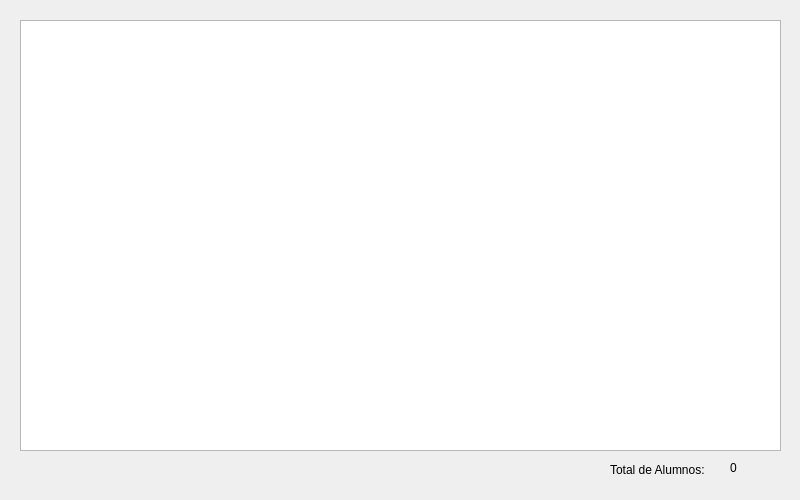
<?xml version="1.0" encoding="UTF-8"?>
<ui version="4.0">
 <class>dlgDemo43</class>
 <widget class="QDialog" name="dlgDemo43">
  <property name="geometry">
   <rect>
    <x>0</x>
    <y>0</y>
    <width>800</width>
    <height>500</height>
   </rect>
  </property>
  <property name="windowTitle">
   <string>Lista de Alumnos con Foto de BD con QTableView Personalizado</string>
  </property>
  <widget class="QTableView" name="tblAlumno">
   <property name="geometry">
    <rect>
     <x>20</x>
     <y>20</y>
     <width>761</width>
     <height>431</height>
    </rect>
   </property>
  </widget>
  <widget class="QLabel" name="lblTotalMensaje">
   <property name="geometry">
    <rect>
     <x>610</x>
     <y>460</y>
     <width>111</width>
     <height>20</height>
    </rect>
   </property>
   <property name="text">
    <string>Total de Alumnos:</string>
   </property>
  </widget>
  <widget class="QLabel" name="lblTotalRegistros">
   <property name="geometry">
    <rect>
     <x>730</x>
     <y>460</y>
     <width>55</width>
     <height>16</height>
    </rect>
   </property>
   <property name="text">
    <string>0</string>
   </property>
  </widget>
 </widget>
 <resources/>
 <connections/>
</ui>
